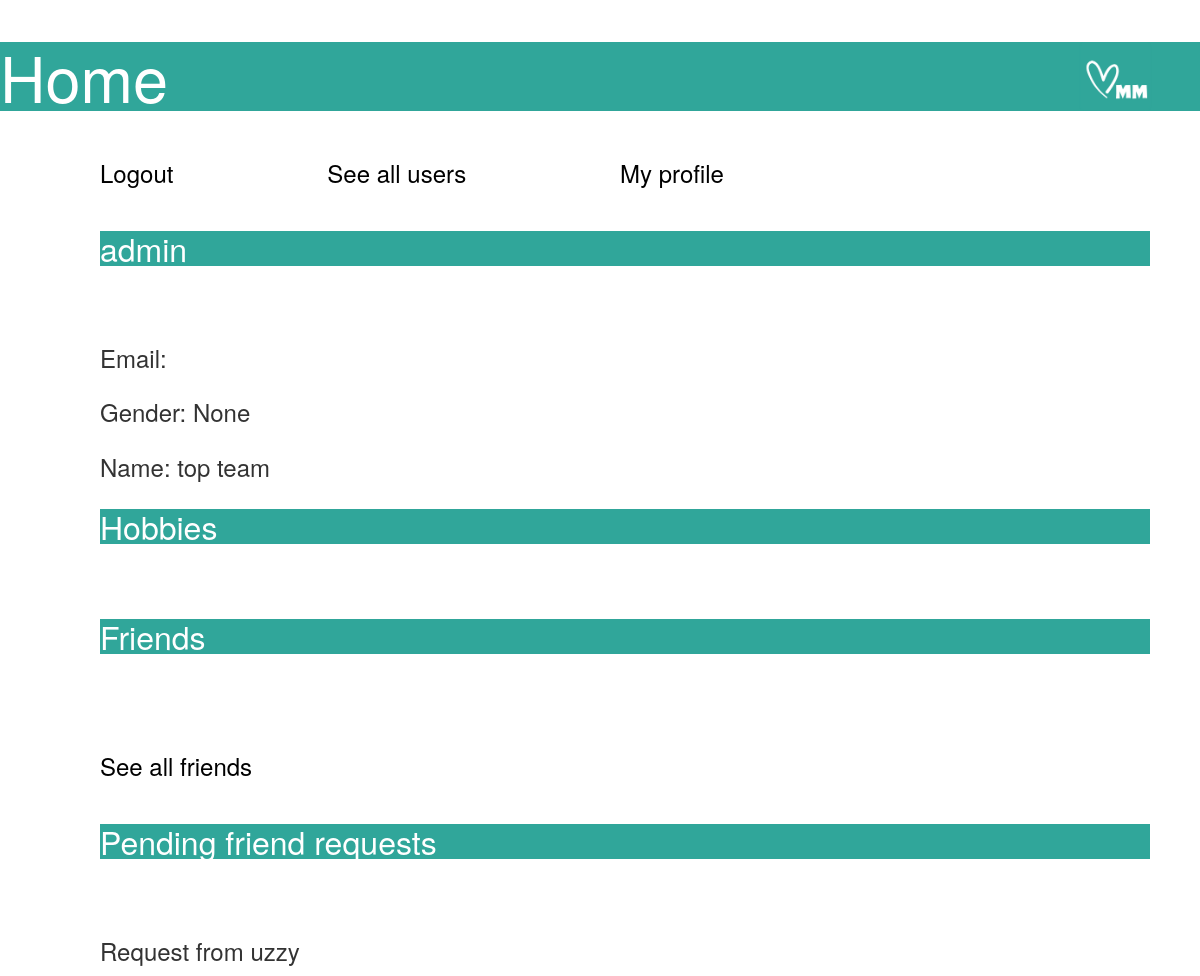
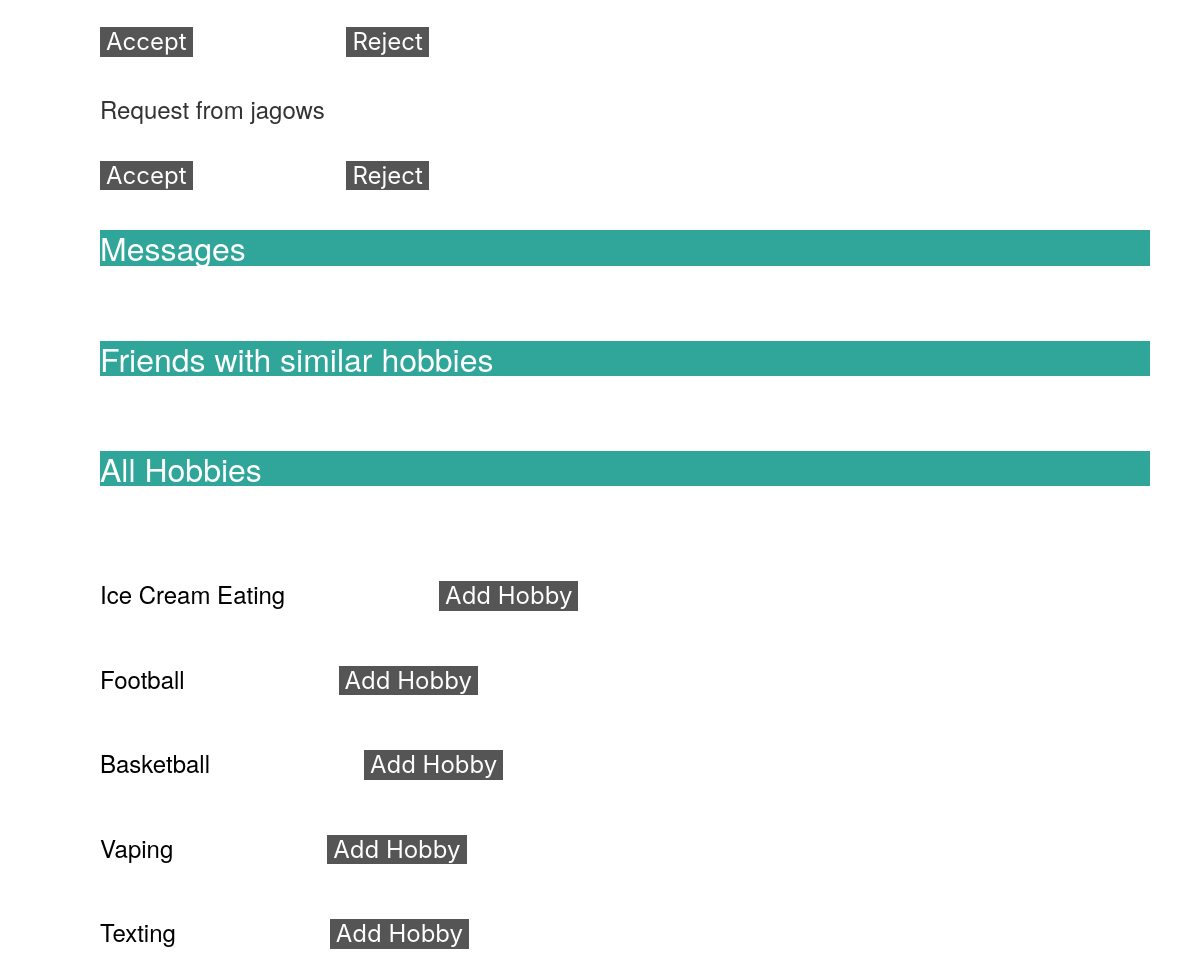
The page / (signed in) on the database its author committed (2 pictures, top to bottom).
### mainapp/models.py (models this page shows, shortened)
class User(AbstractBaseUser, PermissionsMixin):
    GENDERS = (
        ("Male", "Male"),
        ("Female", "Female"),
        ("Other", "Other")
    )
    username = models.CharField('username', unique=True, max_length=30)
    first_name = models.CharField('first name', max_length=30, blank=True)
    last_name = models.CharField('last name', max_length=30, blank=True)
    email = models.EmailField('email address', unique=True, blank=True)
    is_active = models.BooleanField('active', default=True)
    is_staff = models.BooleanField('staff', default=False)
    dp = models.ImageField(upload_to='display_pictures/', null=True, blank=True)
    dob = models.DateField('Date of Birth', blank=True, null=True)
    gender = models.CharField('Gender', max_length=30, choices=GENDERS, null=True)
    hobbies = models.ManyToManyField(Hobby, blank=True, related_name="users")
    friends = models.ManyToManyField("self")
    objects = UserManager()
    USERNAME_FIELD = 'username'  # Necessary for IDing necessary Field
    REQUIRED_FIELDS = ['first_name', 'last_name']  # List of field names that will be prompted when creating superuser.
    class Meta:
        verbose_name = 'user'
        verbose_name_plural = 'users'
    def get_full_name(self):
        full_name = '%s %s' % (self.first_name, self.last_name)
        return full_name.strip()
    def get_friends_with_similar_hobbies(self, top_k: int = 10):
        users = self.friends.all()
        my_hobbies = self.hobbies.all()
        ranked = {}
        return [(friend, ranked[friend]) for friend in sorted(ranked, key=ranked.get, reverse=True)][:top_k]

class PendingRequest(models.Model):
    sender = models.ForeignKey(User, on_delete=models.CASCADE)
    recipient = models.ForeignKey(User, on_delete=models.CASCADE, related_name="friend_requests")

class Hobby(models.Model):
    TYPES = (
        ("Indoor", "Indoor"),
        ("Outdoor", "Outdoor"),
        ("Collection", "Collection"),
        ("Competitive", "Competitive"),
    )
    name = models.CharField('Hobby Name', max_length=255, blank=False, unique=True)
    type = models.CharField('Hobby Type', max_length=30, blank=False, choices=TYPES)

### mainapp/views.py (the view)
# urls.py: 2. Add a URL to urlpatterns:  path('', views.home, name='home')
@login_required(login_url='login')
def home(request):
    user: User = request.user  # using type-hinting to force PyCharm to give template variable hints.
    return render(request, 'mainapp/home.html', {'user': user, 'hobbies': Hobby.objects.all()})

### templates/mainapp/home.html (shortened to what this page needs)
{% extends 'base.html' %}
{% load static %}
{% block css_section %}
    <link rel="stylesheet" href="static/css/home.css">
{% endblock %}
{% block main_content_section %}
    <h1>  <img src = static/images/logo.png alt="logo1" style="float:right;height:69px;width:130px;"> Home</h1>
    <a type="button" href="{% url 'logout' %}">Logout</a>
    <a type="button" href="{% url 'see-all' %}">See all users</a>
    <a type="button" href="{% url 'user-profile' %}">My profile</a>
    <h2>{{ user.username }}</h2>
    <p>Email: {{ user.email }}</p>
    <p>Gender: {{ user.gender }}</p>
    <p>Name: {{ user.get_full_name }}</p>
    <div id="my_hobbies">
        <h2>Hobbies</h2>
    </div>
    <div id="my_friends">
        <h2>Friends</h2>
        <div>
            <a href="{% url 'see-friends' %}" type="button">See all friends</a>
        </div>
    </div>
    <div id="pending_requests">
        <h2>Pending friend requests</h2>
        <div>
            {% for req in user.friend_requests.all %}
                <div id="req_id_{{ req.id }}">
                    <p>Request from {{ req.sender.username }}</p>
                    <button type="button" value="accept" onclick="answer_req(true, {{ req.id }})">Accept</button>
                    <button type="button" value="decline" onclick="answer_req(false, {{ req.id }})">Reject</button>
                </div>
            {% endfor %}
        </div>
    </div>
    <div id="msg_box">
        <h2>Messages</h2>
    </div>
    <div id="friends_closest_hobbies">
        <h2>Friends with similar hobbies</h2>
    </div>
    <div id="list_all_hobbies">
        <h2>All Hobbies</h2>
        {% for hobby in hobbies %}
            <a href="{% url 'users-hobbies' id=hobby.id %}">{{hobby.name}}</a>
            <button type="button" id="hobby_{{ hobby.id }}" onclick="addHobby({{ hobby.id }})">Add Hobby</button>
            <br/>
            {% empty %}
            <p>No registered hobbies yet.</p>
        {% endfor %}
    </div>
{% endblock %}

### static/css/home.css (style rules this page uses)
h1 { background-color:#30a69a; color: #FFFFFF; }
h2 { background-color: #30a69a; color: #FFFFFF; border: 1px #30a69a; margin: 25px 50px 75px 100px; font-size: xx-large; }
p { font-size: x-large; border: 1px; margin: 20px 50px 15px 100px; }
button { font-size: x-large; border: 1px; margin: 20px 50px 15px 100px; background-color: #555555; color:white; }
a { font-size: x-large; border: 1px; margin: 20px 50px 15px 100px; color:black; }

### rows shown on the page
User: username "admin", gender "None", get_full_name "top team"
PendingRequest: sender.username "uzzy"
PendingRequest: sender.username "jagows"
Hobby: name "Ice Cream Eating"
Hobby: name "Football"
Hobby: name "Basketball"
Hobby: name "Vaping"
Hobby: name "Texting"
